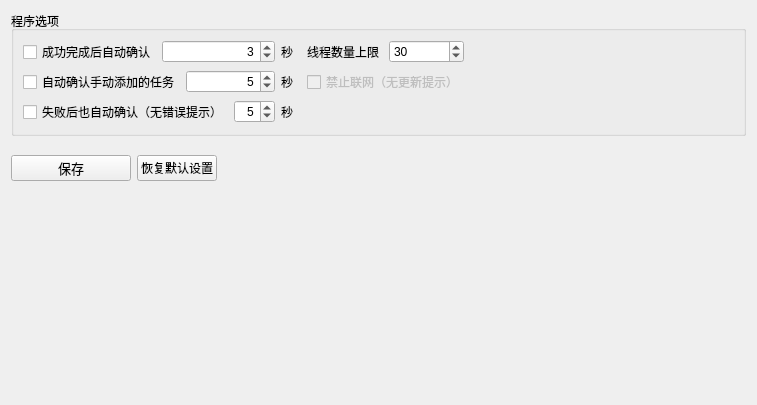
<?xml version="1.0" encoding="UTF-8"?>
<ui version="4.0">
 <class>SettingsWindow</class>
 <widget class="QWidget" name="SettingsWindow">
  <property name="geometry">
   <rect>
    <x>0</x>
    <y>0</y>
    <width>757</width>
    <height>405</height>
   </rect>
  </property>
  <property name="minimumSize">
   <size>
    <width>757</width>
    <height>405</height>
   </size>
  </property>
  <layout class="QGridLayout" name="gridLayout_2">
   <item row="0" column="0">
    <widget class="QGroupBox" name="groupBox">
     <property name="sizePolicy">
      <sizepolicy hsizetype="Preferred" vsizetype="Fixed">
       <horstretch>0</horstretch>
       <verstretch>0</verstretch>
      </sizepolicy>
     </property>
     <property name="minimumSize">
      <size>
       <width>100</width>
       <height>100</height>
      </size>
     </property>
     <property name="title">
      <string>程序选项</string>
     </property>
     <layout class="QGridLayout" name="gridLayout">
      <item row="0" column="4">
       <spacer name="horizontalSpacer_3">
        <property name="orientation">
         <enum>Qt::Horizontal</enum>
        </property>
        <property name="sizeHint" stdset="0">
         <size>
          <width>40</width>
          <height>20</height>
         </size>
        </property>
       </spacer>
      </item>
      <item row="0" column="0">
       <layout class="QHBoxLayout" name="horizontalLayout_7">
        <item>
         <widget class="QCheckBox" name="inputAutoConfirm">
          <property name="text">
           <string>成功完成后自动确认</string>
          </property>
         </widget>
        </item>
        <item>
         <widget class="QSpinBox" name="inputAutoConfirmTimeout">
          <property name="alignment">
           <set>Qt::AlignRight|Qt::AlignTrailing|Qt::AlignVCenter</set>
          </property>
          <property name="maximum">
           <number>10</number>
          </property>
          <property name="value">
           <number>3</number>
          </property>
         </widget>
        </item>
        <item>
         <widget class="QLabel" name="label_18">
          <property name="sizePolicy">
           <sizepolicy hsizetype="Fixed" vsizetype="Preferred">
            <horstretch>0</horstretch>
            <verstretch>0</verstretch>
           </sizepolicy>
          </property>
          <property name="minimumSize">
           <size>
            <width>20</width>
            <height>0</height>
           </size>
          </property>
          <property name="text">
           <string>秒</string>
          </property>
         </widget>
        </item>
       </layout>
      </item>
      <item row="1" column="3">
       <widget class="QCheckBox" name="inputDisableUpdate">
        <property name="enabled">
         <bool>false</bool>
        </property>
        <property name="text">
         <string>禁止联网（无更新提示）</string>
        </property>
       </widget>
      </item>
      <item row="1" column="0">
       <layout class="QHBoxLayout" name="horizontalLayout_8">
        <item>
         <widget class="QCheckBox" name="inputAutoConfirmManualJob">
          <property name="text">
           <string>自动确认手动添加的任务</string>
          </property>
         </widget>
        </item>
        <item>
         <widget class="QSpinBox" name="inputAutoConfirmManualJobTimeout">
          <property name="alignment">
           <set>Qt::AlignRight|Qt::AlignTrailing|Qt::AlignVCenter</set>
          </property>
          <property name="maximum">
           <number>10</number>
          </property>
          <property name="value">
           <number>5</number>
          </property>
         </widget>
        </item>
        <item>
         <widget class="QLabel" name="label_19">
          <property name="sizePolicy">
           <sizepolicy hsizetype="Fixed" vsizetype="Preferred">
            <horstretch>0</horstretch>
            <verstretch>0</verstretch>
           </sizepolicy>
          </property>
          <property name="minimumSize">
           <size>
            <width>20</width>
            <height>0</height>
           </size>
          </property>
          <property name="text">
           <string>秒</string>
          </property>
         </widget>
        </item>
       </layout>
      </item>
      <item row="2" column="0">
       <layout class="QHBoxLayout" name="horizontalLayout_9">
        <item>
         <widget class="QCheckBox" name="inputAutoConfirmEvenError">
          <property name="text">
           <string>失败后也自动确认（无错误提示）</string>
          </property>
         </widget>
        </item>
        <item>
         <widget class="QSpinBox" name="inputAutoConfirmEvenErrorTimeout">
          <property name="alignment">
           <set>Qt::AlignRight|Qt::AlignTrailing|Qt::AlignVCenter</set>
          </property>
          <property name="maximum">
           <number>10</number>
          </property>
          <property name="value">
           <number>5</number>
          </property>
         </widget>
        </item>
        <item>
         <widget class="QLabel" name="label_21">
          <property name="sizePolicy">
           <sizepolicy hsizetype="Fixed" vsizetype="Preferred">
            <horstretch>0</horstretch>
            <verstretch>0</verstretch>
           </sizepolicy>
          </property>
          <property name="minimumSize">
           <size>
            <width>20</width>
            <height>0</height>
           </size>
          </property>
          <property name="text">
           <string>秒</string>
          </property>
         </widget>
        </item>
       </layout>
      </item>
      <item row="0" column="3">
       <layout class="QHBoxLayout" name="horizontalLayout_5">
        <item>
         <widget class="QLabel" name="label_20">
          <property name="minimumSize">
           <size>
            <width>75</width>
            <height>0</height>
           </size>
          </property>
          <property name="text">
           <string>线程数量上限</string>
          </property>
         </widget>
        </item>
        <item>
         <widget class="QSpinBox" name="inputAppBurnThread">
          <property name="minimum">
           <number>1</number>
          </property>
          <property name="maximum">
           <number>50</number>
          </property>
          <property name="value">
           <number>30</number>
          </property>
         </widget>
        </item>
       </layout>
      </item>
     </layout>
    </widget>
   </item>
   <item row="1" column="0">
    <spacer name="verticalSpacer">
     <property name="orientation">
      <enum>Qt::Vertical</enum>
     </property>
     <property name="sizeType">
      <enum>QSizePolicy::Fixed</enum>
     </property>
     <property name="sizeHint" stdset="0">
      <size>
       <width>68</width>
       <height>13</height>
      </size>
     </property>
    </spacer>
   </item>
   <item row="2" column="0">
    <layout class="QHBoxLayout" name="horizontalLayout">
     <item>
      <widget class="QPushButton" name="btnSave">
       <property name="minimumSize">
        <size>
         <width>120</width>
         <height>24</height>
        </size>
       </property>
       <property name="font">
        <font>
         <pointsize>10</pointsize>
        </font>
       </property>
       <property name="text">
        <string>保存</string>
       </property>
       <property name="icon">
        <iconset resource="../../resources/main.qrc">
         <normaloff>:/floppy-disk-solid.svg</normaloff>:/floppy-disk-solid.svg</iconset>
       </property>
       <property name="iconSize">
        <size>
         <width>20</width>
         <height>20</height>
        </size>
       </property>
       <property name="default">
        <bool>false</bool>
       </property>
      </widget>
     </item>
     <item>
      <widget class="QPushButton" name="btnResetDefaults">
       <property name="text">
        <string>恢复默认设置</string>
       </property>
       <property name="icon">
        <iconset resource="../../resources/main.qrc">
         <normaloff>:/eraser-solid.svg</normaloff>:/eraser-solid.svg</iconset>
       </property>
      </widget>
     </item>
     <item>
      <spacer name="horizontalSpacer">
       <property name="orientation">
        <enum>Qt::Horizontal</enum>
       </property>
       <property name="sizeHint" stdset="0">
        <size>
         <width>40</width>
         <height>20</height>
        </size>
       </property>
      </spacer>
     </item>
    </layout>
   </item>
   <item row="3" column="0">
    <spacer name="verticalSpacer_2">
     <property name="orientation">
      <enum>Qt::Vertical</enum>
     </property>
     <property name="sizeHint" stdset="0">
      <size>
       <width>20</width>
       <height>204</height>
      </size>
     </property>
    </spacer>
   </item>
  </layout>
 </widget>
 <resources>
  <include location="../../resources/main.qrc"/>
 </resources>
 <connections>
  <connection>
   <sender>btnSave</sender>
   <signal>clicked()</signal>
   <receiver>SettingsWindow</receiver>
   <slot>acceptSave()</slot>
   <hints>
    <hint type="sourcelabel">
     <x>803</x>
     <y>609</y>
    </hint>
    <hint type="destinationlabel">
     <x>775</x>
     <y>491</y>
    </hint>
   </hints>
  </connection>
  <connection>
   <sender>btnResetDefaults</sender>
   <signal>clicked()</signal>
   <receiver>SettingsWindow</receiver>
   <slot>restoreDefaults()</slot>
   <hints>
    <hint type="sourcelabel">
     <x>677</x>
     <y>603</y>
    </hint>
    <hint type="destinationlabel">
     <x>621</x>
     <y>506</y>
    </hint>
   </hints>
  </connection>
 </connections>
 <slots>
  <signal>settingsUnsaved(bool)</signal>
  <slot>loadSysImage()</slot>
  <slot>acceptSave()</slot>
  <slot>restoreDefaults()</slot>
  <slot>inputChanged()</slot>
  <slot>checkSysImage()</slot>
 </slots>
</ui>
